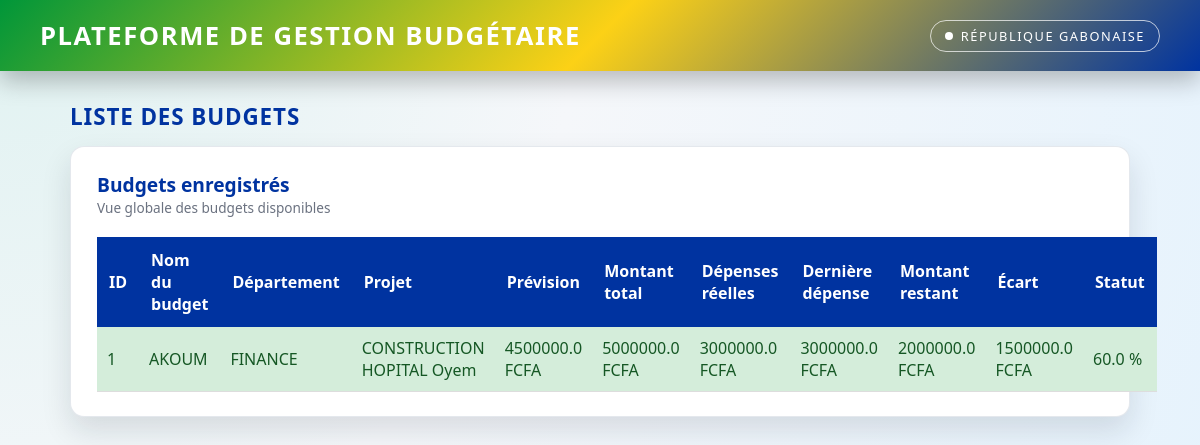
Page /budgets/list (signed in) on the committed database.
### app/models.py (models this page shows)
class Budget(Base):
    __tablename__ = "budgets"
    id = Column(Integer, primary_key=True, index=True)
    nom = Column(String, unique=True, index=True)
    montant = Column(Float)
    departement = Column(String, nullable=True)   # ex: "Santé", "Éducation"
    projet = Column(String, nullable=True)        # ex: "Projet X"
    prevision = Column(Float, nullable=True)
    depenses = relationship("Depense", back_populates="budget")

class Depense(Base):
    __tablename__ = "depenses"
    id = Column(Integer, primary_key=True, index=True)
    description = Column(String)
    montant = Column(Float)
    budget_id = Column(Integer, ForeignKey("budgets.id"))
    budget = relationship("Budget", back_populates="depenses")
    user_id = Column(Integer, ForeignKey("users.id"))
    user = relationship("User", back_populates="depenses")
    statut = Column(String, default="en_attente")
    commentaire_controleur = Column(String, nullable=True)
    commentaire_admin = Column(String, nullable=True)   # ← AJOUT ICI
    date_validation = Column(String, nullable=True)
    date_creation = Column(DateTime, default=datetime.utcnow)
    facture = relationship("Facture", back_populates="depense", uselist=False)

### app/routes/budgets.py (the view)
@router.get("/list")
def list_budgets(
    request: Request,
    db: Session = Depends(get_db),
    current_user = Depends(auth.require_role(["admin"]))
):
    budgets = db.query(models.Budget).all()
    enriched_budgets = []
    for b in budgets:
        depenses = db.query(models.Depense).filter(
            models.Depense.budget_id == b.id,
            models.Depense.statut.in_(["validé_controleur", "approuvé_admin"])
        ).all()
        total_depenses = sum(d.montant for d in depenses)
        derniere_depense = depenses[-1].montant if depenses else 0
        restant = b.montant - total_depenses
        ecart = b.prevision - total_depenses if b.prevision is not None else None
        pourcentage = (total_depenses / b.montant * 100) if b.montant > 0 else 0
        if pourcentage < 70:
            alert_class = "green"
        elif pourcentage < 100:
            alert_class = "orange"
        else:
            alert_class = "red"
        enriched_budgets.append({
            "id": b.id,
            "nom": b.nom,
            "departement": b.departement,
            "projet": b.projet,
            "prevision": b.prevision,
            "montant": b.montant,
            "derniere_depense": derniere_depense,
            "restant": restant,
            "ecart": ecart,
            "pourcentage": round(pourcentage, 2),
            "alert_class": alert_class
        })
    return templates.TemplateResponse("list_budgets.html", {
        "request": request,
        "budgets": enriched_budgets,
        "user": current_user
    })

### app/templates/list_budgets.html (shortened to what this page needs)
{% extends "base.html" %}
{% block content %}
<h2>Liste des Budgets</h2>
<div class="card">
    <div class="card-header">
        <div>
            <div class="card-title">Budgets enregistrés</div>
            <div class="card-subtitle">Vue globale des budgets disponibles</div>
        </div>
    </div>
    <table class="table">
        <thead>
            <tr>
                <th>ID</th>
                <th>Nom du budget</th>
                <th>Département</th>
                <th>Projet</th>
                <th>Prévision</th>
                <th>Montant total</th>
                <th>Dépenses réelles</th>
                <th>Dernière dépense</th>
                <th>Montant restant</th>
                <th>Écart</th>
                <th>Statut</th>
            </tr>
        </thead>
        <tbody>
            {% for b in budgets %}
            <tr class="status-{{ b.alert_class }}">
                <td>{{ b.id }}</td>
                <td>{{ b.nom }}</td>
                <td>{{ b.departement }}</td>
                <td>{{ b.projet }}</td>
                <td>{{ b.prevision }} FCFA</td>
                <td>{{ b.montant }} FCFA</td>
                <td>{{ b.montant - b.restant }} FCFA</td>
                <td>{{ b.derniere_depense }} FCFA</td>
                <td>{{ b.restant }} FCFA</td>
                <td>
                    {% if b.ecart is not none %}
                        {{ b.ecart }} FCFA
                    {% else %}
                        -
                    {% endif %}
                </td>
                <td>{{ b.pourcentage }} %</td>
            </tr>
            {% endfor %}
        </tbody>
    </table>
</div>
{% endblock %}

### static/style.css (style rules this page uses)
:root { --gabon-green: #009639; --gabon-yellow: #FCD116; --gabon-blue: #0033A0; --primary: var(--gabon-blue); --secondary: var(--gabon-green); --bg-light: #f5f7fa; --text-main: #1f2933; --text-muted: #6b7280; --card-bg: #ffffff; --border-soft: #e5e7eb; --shadow-soft: 0 14px 30px rgba(15, 23, 42, 0.12); --radius-lg: 14px; --radius-md: 10px; --transition-fast: 0.2s ease-out; --font-main: "Segoe UI", system-ui, -apple-system, BlinkMacSystemFont, sans-serif; }
* { box-sizing: border-box; margin: 0; padding: 0; }
body { font-family: var(--font-main); background: radial-gradient(circle at top left, #e0f2f1 0, #f5f7fa 40%, #e3f2fd 100%); color: var(--text-main); min-height: 100vh; }
.card { background: var(--card-bg); border-radius: var(--radius-lg); box-shadow: var(--shadow-soft); padding: 24px 26px; border: 1px solid rgba(148, 163, 184, 0.25); backdrop-filter: blur(6px); }
.card-header { display: flex; align-items: baseline; justify-content: space-between; margin-bottom: 14px; }
.card-title { font-size: 1.2rem; font-weight: 600; color: var(--gabon-blue); }
.card-subtitle { font-size: 0.85rem; color: var(--text-muted); }
h2 { font-size: 1.4rem; margin-bottom: 14px; color: var(--gabon-blue); letter-spacing: 0.04em; text-transform: uppercase; }
.table { width: 100%; border-collapse: collapse; margin-top: 20px; }
.table th { background: var(--gabon-blue); color: white; padding: 12px; text-align: left; }
.table td { padding: 10px; border-bottom: 1px solid #ddd; }

### app/templates/list_budgets.html (style rules this page uses)
.status-green td { background-color: #d4edda; color: #155724; }

### rows in the picture
Budget: nom "AKOUM", departement "FINANCE", projet "CONSTRUCTION HOPITAL Oyem", prevision "4500000.0", montant "5000000.0", b.montant-b.restant "3000000.0"
Depense: derniere_depense "3000000.0"

### other values in the picture
{{ b.id }} "1"
{{ b.restant }} "2000000.0"
{{ b.ecart }} "1500000.0"
{{ b.pourcentage }} "60.0"
